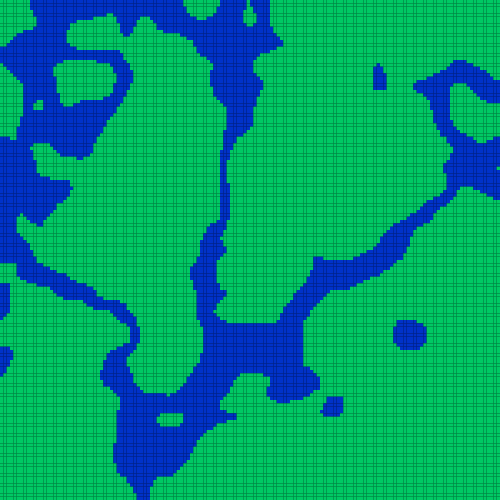
Frame 1 (no input)
Frame 60 (the mouse pressed at the canvas centre just before this capture): identical to frame 1, image omitted
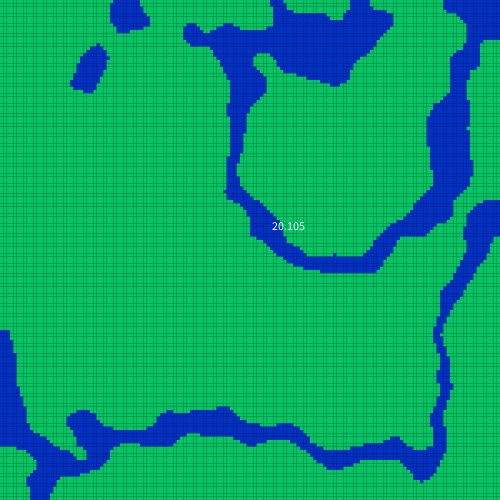
Frame 120 (the mouse held since frame 60 and released just before this capture)

The Processing sketch that drew these frames (run headless with seeded random() and noise(); from frame 60 on, the mouse is pressed at the canvas centre):

// Processing sketch: lakes_and_rivers
// ── lakes_and_rivers.pde
float[][] noise;
float scl = .02;
float l, h;
int r = 150, c = 150;
float seed = random(100);
float t = 23;
float amp = 50;

float[][] setNoise() {
  float[][] aux = new float[r][c];
  for (int x = 0; x < r; ++x) {
    for (int y = 0; y < c; ++y) {
      aux[x][y] = noise(x*scl, y*scl, seed)*amp;
    }
  }
  return aux;
}

void show() {
  for (int x = 0; x < r; ++x) {
    for (int y = 0; y < c; ++y) {
      noStroke();
      if(noise[x][y]>=t && noise[x][y]<=amp-t) fill(0, 50, 200);
      else fill(0, 200, 100);
      //fill(map(noise[x][y], 0, amp, 0, 255));
      rect(x*l, y*h, l, h);
    }
  }
}

void setup() {
  size(500, 500);
  seed = random(100);
  l = width/(float)r;
  h = height/(float)c;
  noise = setNoise();
}

void draw() {
  background(0);
  show();
  fill(255);
  text(noise[floor(mouseX/(float)l)][floor(mouseY/(float)h)], mouseX+20, mouseY-20);
  if(mousePressed) setup();
}
